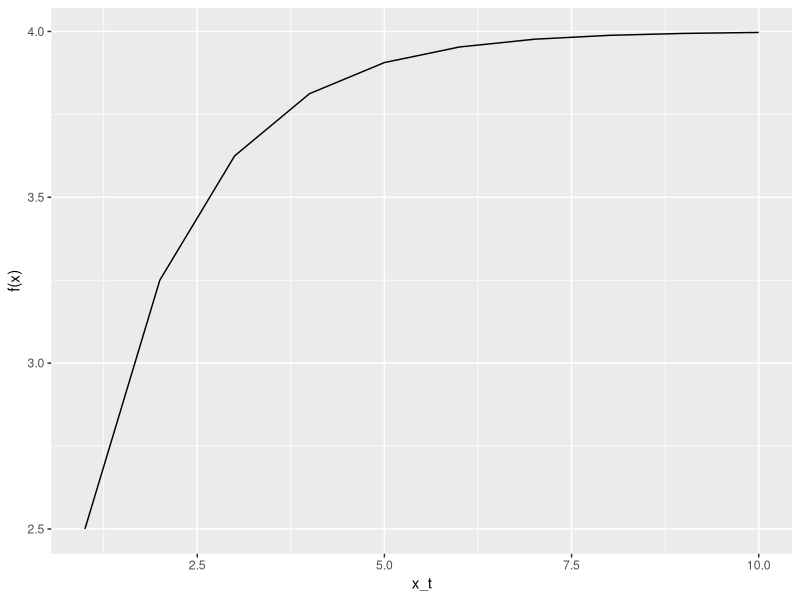

R code for this plot:
## ---- chunk 1
knitr::opts_chunk$set(echo = TRUE)
library(tidyverse)
## ---- chunk 2
function_example <- function(x){
  return(3 * x + 6)
}
## ---- chunk 3
# in code, you can iterate a function manually, or in a loop, or you can have the loop
# be part of the function, causing it to run every time the function is called: this
# type of function is called an iterative function

iterative_function_example <- function(x_0, N){
  x_n <- x_0
  itinerary <- c()
  for(i in 1:N){
    itinerary <- c(itinerary, x_n / 2 + 2)
    x_n <- x_n / 2 + 2
  }
  return(data.frame(itinerary = itinerary))
}

x_0 <- 1
N <- 10
iterative_function_example(x_0, N) # requests an itinerary of N iterations of a function for an initial condition x_0

# let's plot the resulting trajectory
iterative_function_example(x_0, N) %>% 
  ggplot(aes(x = 1:N, y = itinerary)) + 
  geom_line() +
  labs(x = "x_t", y = "f(x)")

